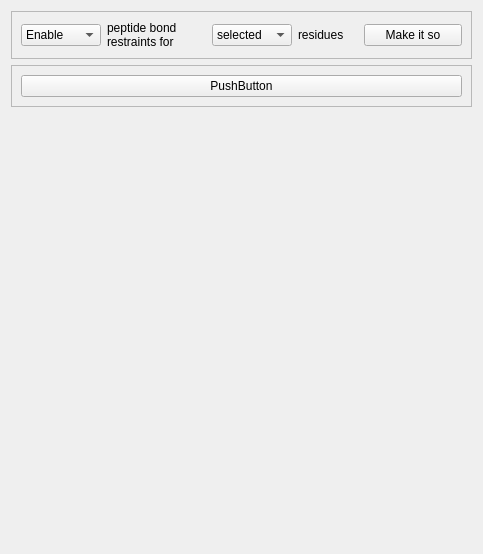
               <widget class="QWidget" name="scrollAreaWidgetContents">
                <property name="geometry">
                 <rect>
                  <x>0</x>
                  <y>0</y>
                  <width>483</width>
                  <height>554</height>
                 </rect>
                </property>
                <layout class="QVBoxLayout" name="verticalLayout_14">
                 <item>
                  <widget class="QFrame" name="_restraints_peptide_bond_frame">
                   <property name="frameShape">
                    <enum>QFrame::StyledPanel</enum>
                   </property>
                   <property name="frameShadow">
                    <enum>QFrame::Raised</enum>
                   </property>
                   <layout class="QHBoxLayout" name="horizontalLayout_18">
                    <item>
                     <widget class="QComboBox" name="_restraints_pep_on_off_combo_box">
                      <property name="maximumSize">
                       <size>
                        <width>80</width>
                        <height>16777215</height>
                       </size>
                      </property>
                      <property name="currentIndex">
                       <number>1</number>
                      </property>
                      <item>
                       <property name="text">
                        <string>Disable</string>
                       </property>
                      </item>
                      <item>
                       <property name="text">
                        <string>Enable</string>
                       </property>
                      </item>
                     </widget>
                    </item>
                    <item>
                     <widget class="QLabel" name="label_19">
                      <property name="sizePolicy">
                       <sizepolicy hsizetype="Maximum" vsizetype="Preferred">
                        <horstretch>0</horstretch>
                        <verstretch>0</verstretch>
                       </sizepolicy>
                      </property>
                      <property name="maximumSize">
                       <size>
                        <width>100</width>
                        <height>16777215</height>
                       </size>
                      </property>
                      <property name="text">
                       <string>peptide bond restraints for</string>
                      </property>
                      <property name="wordWrap">
                       <bool>true</bool>
                      </property>
                     </widget>
                    </item>
                    <item>
                     <widget class="QComboBox" name="_restraints_pep_all_sel_combo_box">
                      <property name="maximumSize">
                       <size>
                        <width>80</width>
                        <height>16777215</height>
                       </size>
                      </property>
                      <property name="currentIndex">
                       <number>1</number>
                      </property>
                      <item>
                       <property name="text">
                        <string>all</string>
                       </property>
                      </item>
                      <item>
                       <property name="text">
                        <string>selected</string>
                       </property>
                      </item>
                     </widget>
                    </item>
                    <item>
                     <widget class="QLabel" name="label_20">
                      <property name="maximumSize">
                       <size>
                        <width>60</width>
                        <height>16777215</height>
                       </size>
                      </property>
                      <property name="text">
                       <string>residues</string>
                      </property>
                     </widget>
                    </item>
                    <item>
                     <widget class="QPushButton" name="_restraints_pep_go_button">
                      <property name="maximumSize">
                       <size>
                        <width>100</width>
                        <height>16777215</height>
                       </size>
                      </property>
                      <property name="text">
                       <string>Make it so</string>
                      </property>
                     </widget>
                    </item>
                   </layout>
                  </widget>
                 </item>
                 <item>
                  <widget class="QFrame" name="_restraints_stub_frame">
                   <property name="frameShape">
                    <enum>QFrame::StyledPanel</enum>
                   </property>
                   <property name="frameShadow">
                    <enum>QFrame::Raised</enum>
                   </property>
                   <layout class="QHBoxLayout" name="horizontalLayout_19">
                    <item>
                     <widget class="QPushButton" name="pushButton">
                      <property name="text">
                       <string>PushButton</string>
                      </property>
                     </widget>
                    </item>
                   </layout>
                  </widget>
                 </item>
                 <item>
                  <spacer name="verticalSpacer_2">
                   <property name="orientation">
                    <enum>Qt::Vertical</enum>
                   </property>
                   <property name="sizeHint" stdset="0">
                    <size>
                     <width>20</width>
                     <height>40</height>
                    </size>
                   </property>
                  </spacer>
                 </item>
                </layout>
               </widget>
